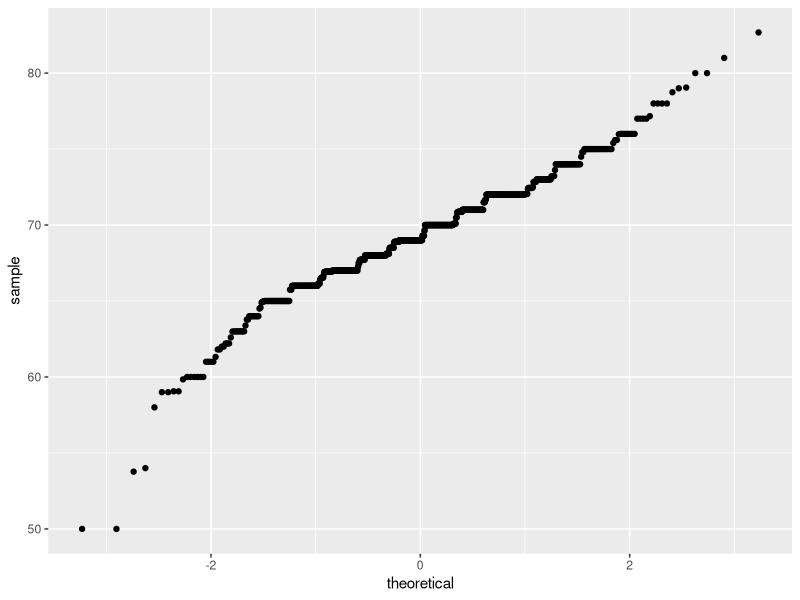
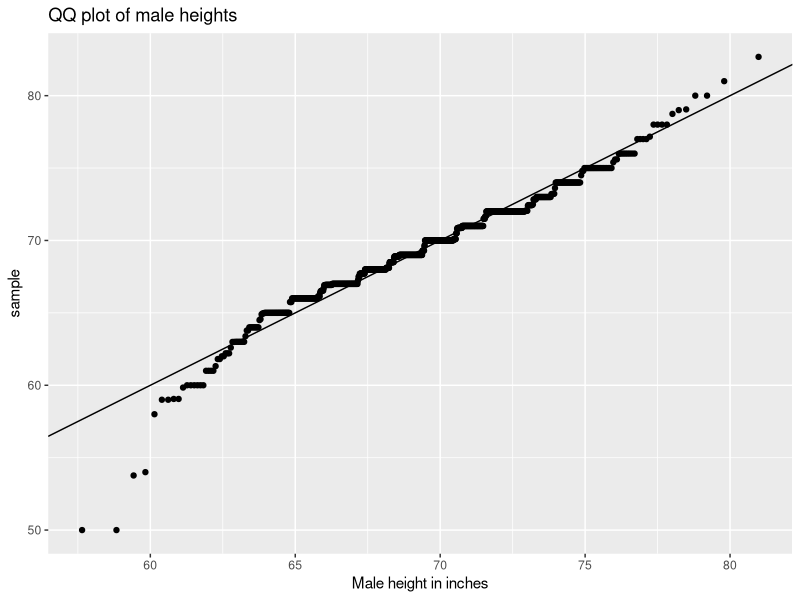

These charts were generated, in order, by the following R code:
library(tidyverse)
library(dslabs)
data(heights)

p <- heights %>% filter(sex == "Male") %>% ggplot(aes(sample = height))

# basic qq plot, plotted against the standard normal distribution
p + geom_qq()

# qq plot, plotted against mean & sd of our data
params <- heights %>% filter(sex == "Male") %>% 
  summarize(mean = mean(height), sd = sd(height))

# plotting against custom mean & sd, and comparing with normal distribution
p + geom_qq(dparams = params) + geom_abline() +
  xlab("Male height in inches") + ggtitle("QQ plot of male heights")

# qq plot of scaled data against the standard normal distribution
p <- heights %>% filter(sex == "Male") %>% ggplot(aes(sample = scale(height))) +
  geom_qq() + geom_abline()
